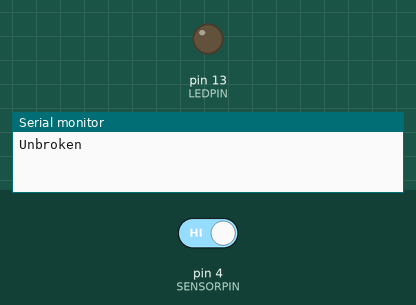
Simulated run of this sketch. Board: Arduino Uno, built with avr-gcc and run on an emulated ATmega328P. Parts: output pins drawn as LEDs (lit = HIGH), the last lines printed to the serial monitor. The test bench sets the inputs (shaded band); at power-on: pin 4 (SENSORPIN) HIGH.

Above: at 1.2 s.
1.3 s: pin 4 (SENSORPIN) driven LOW
At 2.4 s:
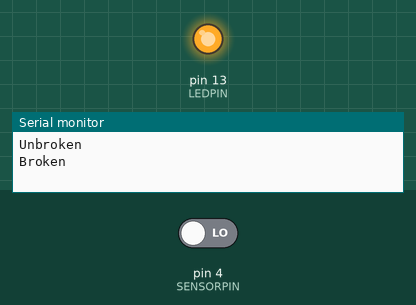
2.8 s: pin 4 (SENSORPIN) driven HIGH
At 3.6 s:
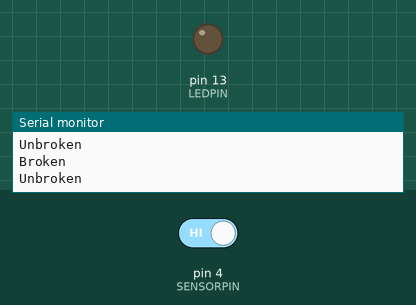
Timing chart, 0 to 5.8 s (numbered marks = the images above; inputs shaded):
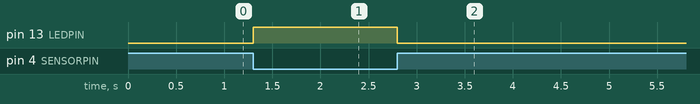

The sketch:

IR_break.ino
```cpp
#define LEDPIN 13
#define SENSORPIN 4

// variables will change:
int sensorState = 0, lastState=0;         // variable for reading the pushbutton status

void setup() {
  // initialize the LED pin as an output:
  pinMode(LEDPIN, OUTPUT);
  // initialize the sensor pin as an input:
  pinMode(SENSORPIN, INPUT);
  digitalWrite(SENSORPIN, HIGH); // turn on the pullup

  Serial.begin(9600);
}

void loop(){
  // read the state of the pushbutton value:
  sensorState = digitalRead(SENSORPIN);

  // check if the sensor beam is broken
  // if it is, the sensorState is LOW:
  if (sensorState == LOW) {
    // turn LED on:
    digitalWrite(LEDPIN, HIGH);
  }
  else {
    // turn LED off:
    digitalWrite(LEDPIN, LOW);
  }

  if (sensorState && !lastState) {
    Serial.println("Unbroken");
  }
  if (!sensorState && lastState) {
    Serial.println("Broken");
  }
  lastState = sensorState;
}
```

Measured:
- after the input at 1.3 s, pin 13 (LEDPIN): LOW → HIGH at once
- after the input at 2.8 s, pin 13 (LEDPIN): HIGH → LOW at once
